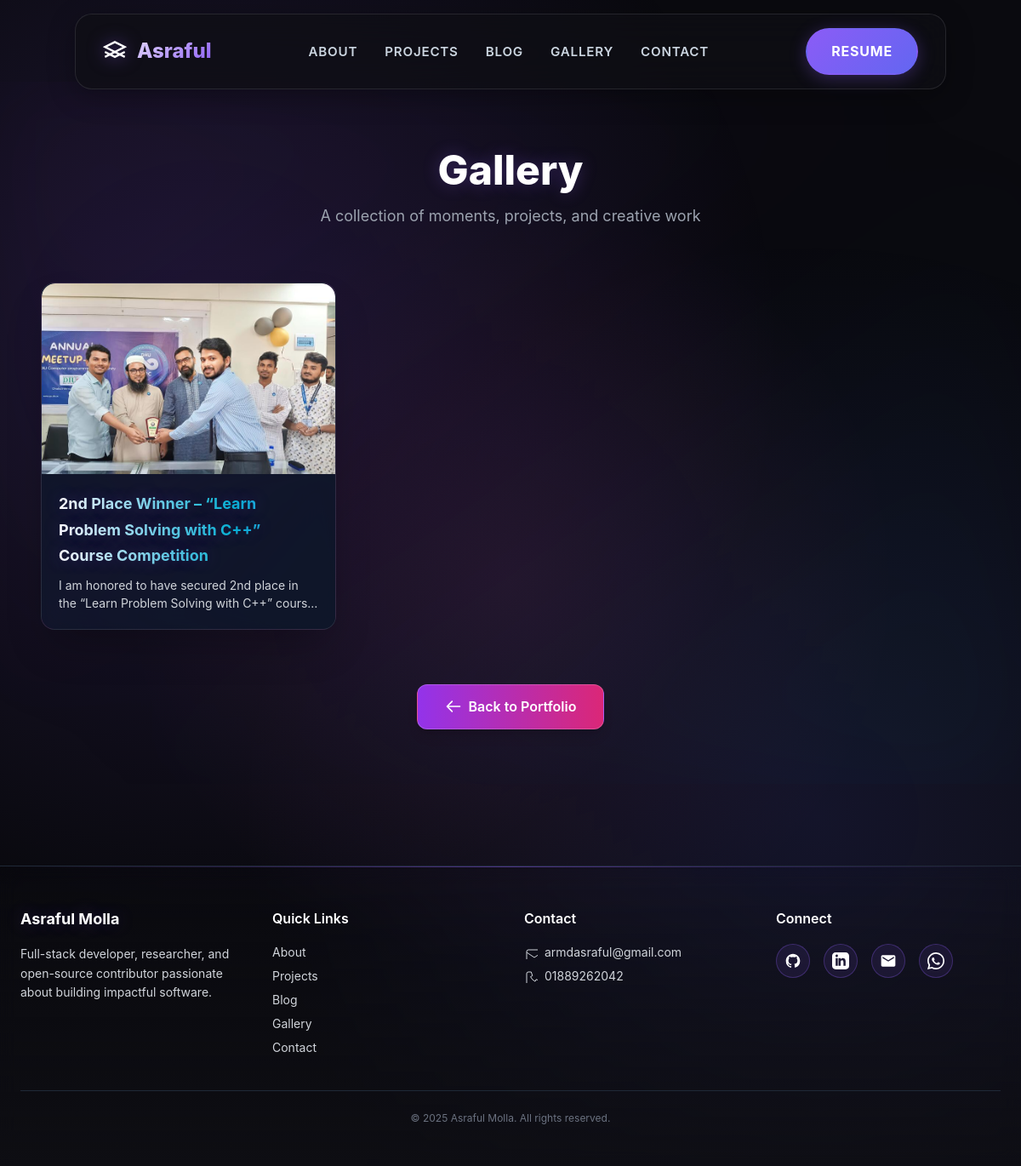
Page /gallery/ on the committed database.
### home/models.py (models this page shows, shortened)
class Gallery(models.Model):
    title = models.CharField(max_length=200)
    description = models.TextField(blank=True)
    image = models.ImageField(upload_to='gallery/')
    category = models.CharField(max_length=100, blank=True)
    created_at = models.DateTimeField(auto_now_add=True)
    order = models.IntegerField(default=0)
    class Meta:
        verbose_name_plural = "Gallery"

class Profile(models.Model):
    name = models.CharField(max_length=100)
    title = models.CharField(max_length=100)
    bio = models.TextField()
    photo = models.ImageField(upload_to='profile/')
    resume = models.FileField(upload_to='resumes/', blank=True, null=True, help_text="Upload your CV/Resume (PDF preferred)")
    github = models.URLField(blank=True)
    linkedin = models.URLField(blank=True)
    email = models.EmailField()
    phone = models.CharField(max_length=20)

### home/views.py (the view)
# urls.py: path('gallery/', views.gallery_list, name='gallery_list'),
def gallery_list(request):
    gallery_items = Gallery.objects.all()
    profile = Profile.objects.first()  # ✅ Add করুন
    return render(request, 'home/gallery_list.html', {
        'gallery_items': gallery_items,
        'profile': profile  # ✅ Add করুন
    })

### home/context_processors.py (called while the page is built)
def profile_context(request):
    return {
        'profile': Profile.objects.first()
    }

### templates/home/gallery_list.html (shortened to what this page needs)
<!DOCTYPE html>
<html lang="en">
<head>
  <link href="https://cdnjs.cloudflare.com/ajax/libs/aos/2.3.4/aos.css" rel="stylesheet">
</head>
<body>
{% extends 'base.html' %}
{% block content %}
<div class="pt-20 pb-16 relative overflow-hidden">
  <div class="absolute inset-0 bg-gradient-to-br from-purple-600/5 via-transparent to-cyan-600/5 blur-3xl"></div>
  <div class="max-w-6xl mx-auto px-6 relative z-10">
    <div class="text-center mb-16" data-aos="fade-down">
      <h1 class="text-5xl font-extrabold mb-4 glow-effect">
        Gallery
      </h1>
      <p class="text-gray-400 text-lg max-w-2xl mx-auto">
        A collection of moments, projects, and creative work
      </p>
    </div>
    {% if gallery_items %}
      <div class="gallery-grid grid grid-cols-1 sm:grid-cols-2 lg:grid-cols-3 gap-8">
        {% for item in gallery_items %}
          <a href="{% url 'gallery_detail' item.pk %}"
             class="gallery-item block group relative rounded-2xl overflow-hidden backdrop-blur-xl border border-white/10
                    shadow-2xl bg-gradient-to-br from-slate-900/95 via-purple-900/10 to-slate-900/95"
             data-aos="zoom-in"
             data-aos-delay="{{ forloop.counter0|add:1 }}0">
            <div class="image-container">
              <img src="{{ item.image.url }}"
                   alt="{{ item.title }}"
                   class="gallery-image w-full h-full object-cover">
            </div>
            <div class="item-content">
              <h3 class="item-title">
                {{ item.title }}
              </h3>
              {% if item.description %}
                <p class="item-description">
                  {{ item.description }}
                </p>
              {% endif %}
            </div>
          </a>
        {% endfor %}
      </div>
      <div class="text-center mt-16" data-aos="fade-up">
        <a href="/"
           class="back-button inline-flex items-center gap-2 px-8 py-3 rounded-xl font-semibold
                  bg-gradient-to-r from-purple-600 to-pink-600 text-white border border-white/20 shadow-lg">
          <svg class="w-5 h-5" fill="none" stroke="currentColor" viewBox="0 0 24 24">
            <path stroke-linecap="round" stroke-linejoin="round" stroke-width="2" d="M10 19l-7-7m0 0l7-7m-7 7h18"></path>
          </svg>
          <span>Back to Portfolio</span>
        </a>
      </div>
    {% endif %}
  </div>
</div>
{% endblock %}

### templates/base.html (shortened to what this page needs)
<!DOCTYPE html>
<html lang="en" class="scroll-smooth">
<head>
  <script src="https://cdn.tailwindcss.com"></script>
  <link href="https://unpkg.com/aos@2.3.1/dist/aos.css" rel="stylesheet" />
</head>
<body class="bg-hf-bg text-hf-text">
  <header class="fixed top-0 w-full z-50 px-4 py-4 transition-all duration-500">
    <div class="container mx-auto hf-header" id="header">
      <div class="hf-logo">
        <svg width="28" height="28" viewBox="0 0 24 24" fill="none">
          <path d="M12 2L2 7L12 12L22 7L12 2Z" stroke="currentColor" stroke-width="2" />
          <path d="M2 17L12 12L22 17M2 12L12 17L22 12" stroke="currentColor" stroke-width="2" />
        </svg>
        <a href="{% url 'home' %}#about">Asraful</a>
      </div>
      <nav class="hf-nav">
        <a href="{% url 'home' %}#about" data-aos="fade-down">About</a>
        <a href="{% url 'home' %}#projects" data-aos="fade-down" data-aos-delay="100">Projects</a>
        <a href="{% url 'blog_list' %}" data-aos="fade-down" data-aos-delay="200">Blog</a>
        <a href="{% url 'gallery_list' %}" data-aos="fade-down" data-aos-delay="250">Gallery</a>
        <a href="{% url 'home' %}#contact" data-aos="fade-down" data-aos-delay="300">Contact</a>
      </nav>
      {% if profile and profile.resume %}
        <a href="{{ profile.resume.url }}" target="_blank" rel="noopener" class="hf-button">Resume</a>
      {% else %}
        <span class="hf-button opacity-50 cursor-not-allowed">Resume</span>
      {% endif %}
    </div>
  </header>
  <div class="cse-network-bg" id="network-bg"></div>
  <main class="pt-24" data-aos="fade-up">
    {% block content %}{% endblock %}
  </main>
  <footer class="bg-hf-bg border-t border-gray-800 mt-24 py-12 px-4" data-aos="fade-up">
    <div class="max-w-6xl mx-auto">
      <div class="grid grid-cols-1 md:grid-cols-2 lg:grid-cols-4 gap-8">
        <div>
          <h3 class="text-lg font-bold mb-4 text-white">Asraful Molla</h3>
          <p class="text-gray-300 text-sm leading-relaxed">
            Full-stack developer, researcher, and open-source contributor passionate about building impactful software.
          </p>
        </div>
        <div>
          <h4 class="text-md font-semibold mb-4 text-white">Quick Links</h4>
          <ul class="space-y-2 text-gray-300 text-sm">
            <li><a href="#about" class="hover:text-hf-accent">About</a></li>
            <li><a href="#projects" class="hover:text-hf-accent">Projects</a></li>
            <li><a href="{% url 'blog_list' %}" class="hover:text-hf-accent">Blog</a></li>
            <li><a href="{% url 'gallery_list' %}" class="hover:text-hf-accent">Gallery</a></li>
            <li><a href="#contact" class="hover:text-hf-accent">Contact</a></li>
          </ul>
        </div>
        <div>
          <h4 class="text-md font-semibold mb-4 text-white">Contact</h4>
          <ul class="space-y-2 text-gray-300 text-sm">
            {% if profile.email %}
            <li class="flex items-center gap-2">
              <svg class="w-4 h-4" fill="none" stroke="currentColor"><path d="M3 8l9 6 9-6M5 19h14a2 2 0 002-2V7a2 2 0 00-2-2H5a2 2 0 00-2 2v10a2 2 0 002 2z"></path></svg>
              {{ profile.email }}
            </li>
            {% endif %}
            {% if profile.phone %}
            <li class="flex items-center gap-2">
              <svg class="w-4 h-4" fill="none" stroke="currentColor"><path d="M3 5a2 2 0 012-2h3.3l1.5 4.5-2.3 1.1a11 11 0 005.5 5.5l1.1-2.3 4.5 1.5V19a2 2 0 01-2 2H5a2 2 0 01-2-2V5z"></path></svg>
              {{ profile.phone }}
            </li>
            {% endif %}
          </ul>
        </div>
        <div>
          <h4 class="text-md font-semibold mb-4 text-white">Connect</h4>
          <div class="flex space-x-4 mb-4">
            {% if profile.github %}
              <a href="{{ profile.github }}" target="_blank" class="social-link">
              </a>
            {% endif %}
            {% if profile.linkedin %}
              <a href="{{ profile.linkedin }}" target="_blank" class="social-link">
                <svg class="w-5 h-5" fill="currentColor" viewBox="0 0 24 24"><path d="M19 0H5C2.2 0 0 2.2 0 5v14c0 2.8 2.2 5 5 5h14c2.8 0 5-2.2 5-5V5c0-2.8-2.2-5-5-5zM8 19H5V8h3v11zm-1.5-12.3c-1 0-1.8-.8-1.8-1.8S5.5 3 6.5 3s1.8.8 1.8 1.8-.8 1.9-1.8 1.9zM19 19h-3v-5.6c0-3.4-4-3.1-4 0V19h-3V8h3v1.8C13.4 7.2 19 7 19 12.2V19z"/></svg>
              </a>
            {% endif %}
            {% if profile.email %}
              <a href="mailto:{{ profile.email }}" target="_blank" class="social-link">
                <svg class="w-5 h-5" fill="currentColor" viewBox="0 0 24 24">
                  <path d="M20 4H4c-1.1 0-2 .9-2 2v12c0 1.1.9 2 2
                  2h16c1.1 0 2-.9 2-2V6c0-1.1-.9-2-2-2zm0
                  4-8 5-8-5V6l8 5 8-5v2z"/>
                </svg>
              </a>
            {% endif %}
            {% if profile.phone %}
              <a href="https://wa.me/{{ profile.phone }}" target="_blank" class="social-link">
              </a>
            {% endif %}
          </div>
        </div>
      </div>
      <div class="mt-10 pt-6 border-t border-gray-800 text-center text-xs text-gray-500">
         <p class="text-xs text-gray-500">&copy; {% now "Y" %} Asraful Molla. All rights reserved.</p>
      </div>
    </div>
  </footer>
</body>
</html>

### templates/home/gallery_list.html (style rules this page uses)
:root { --hf-accent: #8b5cf6; --hf-button: #6366f1; }
body { background: #0f172a; min-height: 100vh; color: white; }
.glow-effect { animation: glow 2s ease-in-out infinite alternate; }
.gallery-item { position: relative; transition: all 0.6s cubic-bezier(0.175, 0.885, 0.32, 1.275); animation: scaleIn 0.8s ease-out backwards; }
.gallery-item:nth-child(1) { animation-delay: 0.1s; }
.gallery-item::before { content: ''; position: absolute; inset: 0; border-radius: 1rem; padding: 2px; background: linear-gradient(135deg, #06b6d4, #8b5cf6, #ec4899, #f59e0b, #06b6d4); background-size: 400% 400%; -webkit-mask: linear-gradient(#fff 0 0) content-box, linear-gradient(#fff 0 0); -webkit-mask-composite: xor; mask-composite: exclude; opacity: 0; transition: opacity 0.5s; animation: border-flow 5s ease infinite; }
.image-container { position: relative; overflow: hidden; border-radius: 1rem 1rem 0 0; height: 14rem; }
.gallery-image { transition: transform 0.6s ease, filter 0.6s ease; }
.item-content { padding: 1.25rem; background: rgba(15, 23, 42, 0.8); backdrop-filter: blur(10px); transition: all 0.4s; }
.item-title { background: linear-gradient(90deg, #fff, #06b6d4, #8b5cf6, #fff); background-size: 200% auto; -webkit-background-clip: text; -webkit-text-fill-color: transparent; background-clip: text; transition: all 0.5s; font-weight: bold; font-size: 1.125rem; }
.item-description { color: #d1d5db; font-size: 0.875rem; margin-top: 0.5rem; line-height: 1.5; display: -webkit-box; -webkit-line-clamp: 2; -webkit-box-orient: vertical; overflow: hidden; transition: color 0.3s; }
.back-button { transition: all 0.4s; }

### rows in the picture
Gallery: image (picture), title "2nd Place Winner – “Learn Problem Solving with C++” Course Competition", description "I am honored to have secured 2nd place in the “Learn Problem Solving with C++”…"
Profile: email "armdasraful@gmail.com", phone "01889262042"
